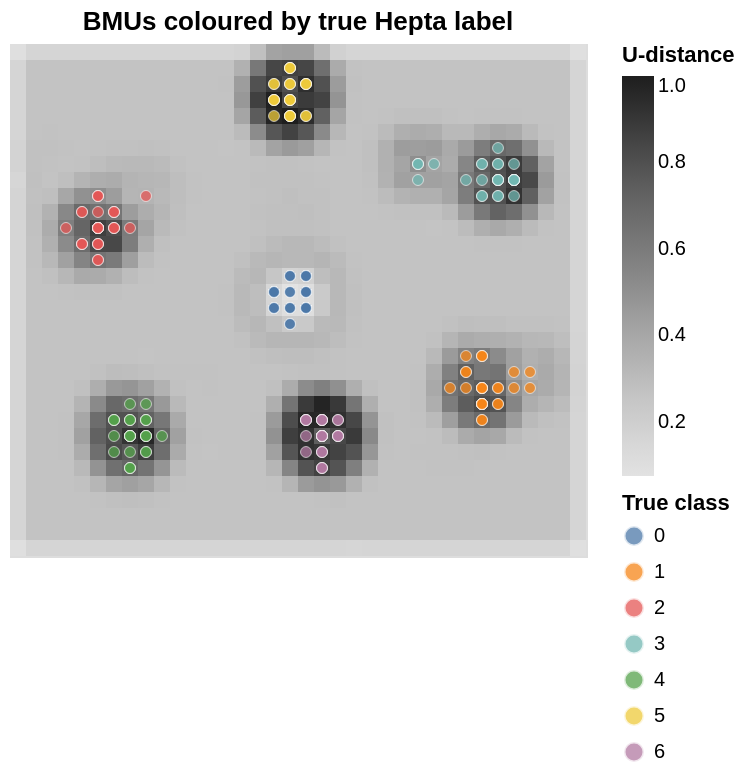

The cell this chart's notebook holds for it:
### Markdown cell above
## 5  BMU indices

`bmu_indices(data)` returns the (row, col) grid position of the Best Matching
Unit for every sample.  Overlaying BMUs on the U-matrix — coloured by true
class — shows how the 7 Hepta clusters map onto the SOM topology.

### Code cell
bmus = som.bmu_indices(data_z)
print(f"BMU indices shape : {bmus.shape}  (n_samples, 2)")
print(f"Sample 0  → SOM node ({bmus[0, 0]}, {bmus[0, 1]})")

bmu_df = pd.DataFrame({
    "col": bmus[:, 1],
    "row": bmus[:, 0],
    "class": true_labels.astype(str),
})

base = plot_grid_heatmap(u, "BMUs coloured by true Hepta label",
                    scheme="greys", value_name="U-distance", cell_pixels=8.0)

scatter = (
    alt.Chart(bmu_df).mark_circle(size=30, opacity=0.75, stroke="white", strokeWidth=0.4)
    .encode(
        x=alt.X("col:O", sort=None),
        y=alt.Y("row:O", sort="descending"),
        color=alt.Color("class:N",
                        scale=alt.Scale(scheme="tableau10"),
                        legend=alt.Legend(title="True class")),
        tooltip=["col", "row", "class"],
    )
)

alt.layer(base, scatter)

### Figure 1 — Vega-Lite specification as saved in the notebook (floating-point values rounded to 4 significant figures; data arrays with more than 128 entries replaced by an {"elided": "..."} marker saying what was removed)
{"config": {"view": {"continuousWidth": 300, "continuousHeight": 300}}, "layer": [{"data": {"name": "data-b72c23054a86e72bbcaa60c77157a57b"}, "mark": {"type": "rect"}, "encoding": {"color": {"field": "U-distance", "legend": {"title": "U-distance"}, "scale": {"scheme": "greys"}, "type": "quantitative"}, "tooltip": [{"field": "col", "type": "quantitative"}, {"field": "row", "type": "quantitative"}, {"field": "U-distance", "format": ".4f", "type": "quantitative"}], "x": {"axis": null, "field": "col", "sort": null, "type": "ordinal"}, "y": {"axis": null, "field": "row", "sort": "descending", "type": "ordinal"}}, "title": "BMUs coloured by true Hepta label"}, {"data": {"name": "data-d828f9c281f9fd98a58ad4582cb49d2f"}, "mark": {"type": "circle", "opacity": 0.75, "size": 30, "stroke": "white", "strokeWidth": 0.4}, "encoding": {"color": {"field": "class", "legend": {"title": "True class"}, "scale": {"scheme": "tableau10"}, "type": "nominal"}, "tooltip": [{"field": "col", "type": "quantitative"}, {"field": "row", "type": "quantitative"}, {"field": "class", "type": "nominal"}], "x": {"field": "col", "sort": null, "type": "ordinal"}, "y": {"field": "row", "sort": "descending", "type": "ordinal"}}}], "height": {"step": 8.0}, "width": {"step": 8.0}, "$schema": "https://vega.github.io/schema/vega-lite/v6.4.1.json", "datasets": {"data-b72c23054a86e72bbcaa60c77157a57b": {"elided": "1152 records"}, "data-d828f9c281f9fd98a58ad4582cb49d2f": {"elided": "212 records"}}}
